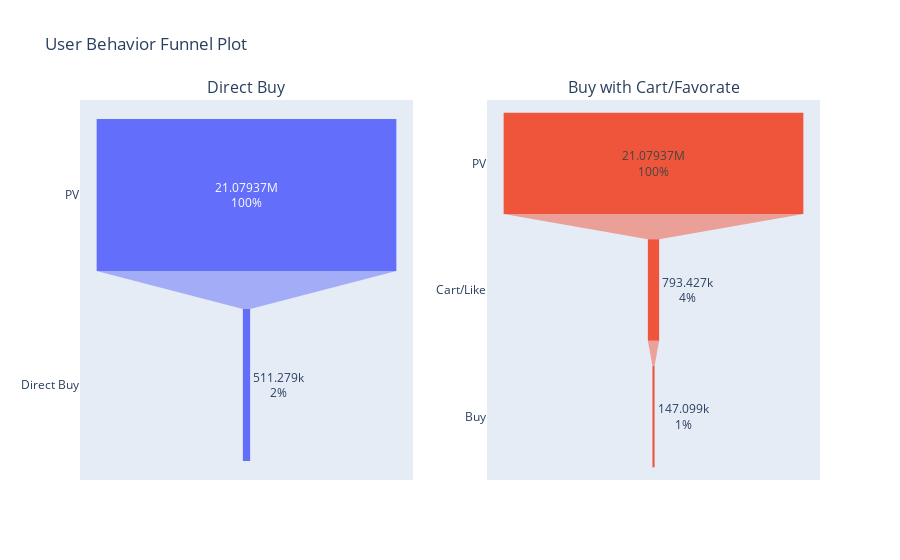

Source (notebook cell):
### Code cell
# note the actual "buy" data may come directly from pv, not through "add to cart or favorate"
import plotly.graph_objects as go
from plotly.subplots import make_subplots
labels, values = zip(*funnel_data)

# seperate funnel plots
pv_count = values[0]
cart_like_count = values[1]
buy_count = values[2]
cart_like_buy_count = values[3]

# some users will buy directly from pv without adding to cart or favorate
direct_buy = buy_count - cart_like_buy_count

fig = make_subplots(rows=1, cols=2, subplot_titles=("Direct Buy", "Buy with Cart/Favorate"))

fig.add_trace(go.Funnel(
    y=["PV", "Direct Buy"],
    x=[pv_count, direct_buy],
    textinfo="value+percent initial",
    showlegend=False
), row=1, col=1)

fig.add_trace(go.Funnel(
    y=["PV", "Cart/Like", "Buy"],
    x=[pv_count, cart_like_count, cart_like_buy_count],
    textinfo="value+percent initial",
    showlegend=False
), row=1, col=2)

fig.update_layout(title_text="User Behavior Funnel Plot", showlegend=False)

fig.show()

### Figure 1 — Plotly figure (JSON) as saved in the notebook; plotly's stock layout.template omitted (floating-point values rounded to 4 significant figures)
{"data": [{"showlegend": false, "textinfo": "value+percent initial", "type": "funnel", "x": [21079369, 511279], "xaxis": "x", "y": ["PV", "Direct Buy"], "yaxis": "y"}, {"showlegend": false, "textinfo": "value+percent initial", "type": "funnel", "x": [21079369, 793427, 147099], "xaxis": "x2", "y": ["PV", "Cart/Like", "Buy"], "yaxis": "y2"}], "layout": {"annotations": [{"font": {"size": 16}, "showarrow": false, "text": "Direct Buy", "x": 0.225, "xanchor": "center", "xref": "paper", "y": 1, "yanchor": "bottom", "yref": "paper"}, {"font": {"size": 16}, "showarrow": false, "text": "Buy with Cart/Favorate", "x": 0.775, "xanchor": "center", "xref": "paper", "y": 1, "yanchor": "bottom", "yref": "paper"}], "showlegend": false, "title": {"text": "User Behavior Funnel Plot"}, "xaxis": {"anchor": "y", "domain": [0, 0.45]}, "xaxis2": {"anchor": "y2", "domain": [0.55, 1]}, "yaxis": {"anchor": "x", "domain": [0, 1]}, "yaxis2": {"anchor": "x2", "domain": [0, 1]}}}
